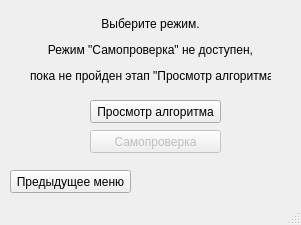
<?xml version="1.0" encoding="UTF-8"?>
<ui version="4.0">
 <class>MainWindow</class>
 <widget class="QMainWindow" name="MainWindow">
  <property name="geometry">
   <rect>
    <x>0</x>
    <y>0</y>
    <width>301</width>
    <height>225</height>
   </rect>
  </property>
  <property name="cursor">
   <cursorShape>PointingHandCursor</cursorShape>
  </property>
  <property name="windowTitle">
   <string>MainWindow</string>
  </property>
  <widget class="QWidget" name="centralwidget">
   <widget class="QPushButton" name="pushButton">
    <property name="geometry">
     <rect>
      <x>90</x>
      <y>100</y>
      <width>131</width>
      <height>23</height>
     </rect>
    </property>
    <property name="text">
     <string>Просмотр алгоритма</string>
    </property>
   </widget>
   <widget class="QPushButton" name="pushButton_2">
    <property name="enabled">
     <bool>false</bool>
    </property>
    <property name="geometry">
     <rect>
      <x>90</x>
      <y>130</y>
      <width>131</width>
      <height>23</height>
     </rect>
    </property>
    <property name="cursor">
     <cursorShape>PointingHandCursor</cursorShape>
    </property>
    <property name="text">
     <string>Самопроверка</string>
    </property>
   </widget>
   <widget class="QLabel" name="label">
    <property name="geometry">
     <rect>
      <x>30</x>
      <y>10</y>
      <width>241</width>
      <height>81</height>
     </rect>
    </property>
    <property name="text">
     <string>&lt;html&gt;&lt;head/&gt;&lt;body&gt;&lt;p align=&quot;center&quot;&gt;Выберите режим.&lt;/p&gt;&lt;p align=&quot;center&quot;&gt;Режим &amp;quot;Самопроверка&amp;quot; не доступен,&lt;/p&gt;&lt;p align=&quot;center&quot;&gt;пока не пройден этап &amp;quot;Просмотр алгоритма&amp;quot;.&lt;/p&gt;&lt;/body&gt;&lt;/html&gt;</string>
    </property>
   </widget>
   <widget class="QPushButton" name="pushButton_3">
    <property name="geometry">
     <rect>
      <x>10</x>
      <y>170</y>
      <width>121</width>
      <height>23</height>
     </rect>
    </property>
    <property name="text">
     <string>Предыдущее меню</string>
    </property>
   </widget>
  </widget>
  <widget class="QStatusBar" name="statusbar"/>
 </widget>
 <resources/>
 <connections/>
</ui>
